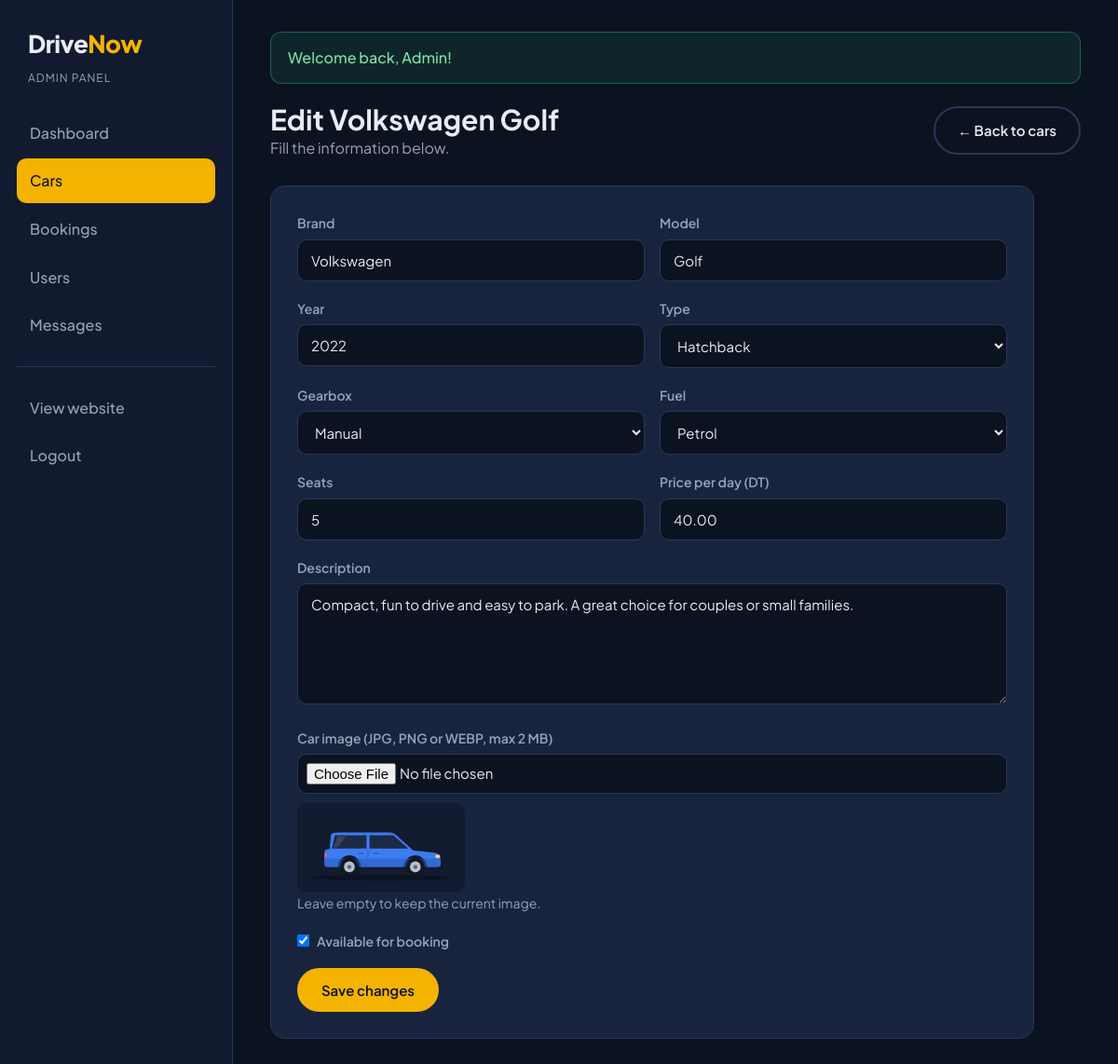
/admin/car-form.php?id=2 (signed in), run on the app's committed database.
### tables this page shows
CREATE TABLE cars (
    id INT AUTO_INCREMENT PRIMARY KEY,
    brand VARCHAR(50) NOT NULL,
    model VARCHAR(50) NOT NULL,
    year INT NOT NULL,
    type VARCHAR(30) NOT NULL,
    transmission VARCHAR(20) NOT NULL,
    seats INT NOT NULL,
    fuel VARCHAR(20) NOT NULL,
    price_per_day DECIMAL(8,2) NOT NULL,
    image VARCHAR(255),
    description TEXT,
    is_available TINYINT(1) NOT NULL DEFAULT 1,
    created_at DATETIME DEFAULT CURRENT_TIMESTAMP
);

### admin/car-form.php (the view, shortened to what this page needs)
<?php
require_once "../includes/db.php";
require_once "../includes/functions.php";
$car_id = isset($_GET['id']) ? (int) $_GET['id'] : 0;
$is_edit = $car_id > 0;
$car = [
    'brand' => '', 'model' => '', 'year' => date("Y"), 'type' => 'Sedan',
    'transmission' => 'Automatic', 'seats' => 5, 'fuel' => 'Petrol',
    'price_per_day' => '', 'image' => '', 'description' => '', 'is_available' => 1
];
if ($is_edit) {
    $stmt = mysqli_prepare($conn, "SELECT * FROM cars WHERE id = ?");
    mysqli_stmt_bind_param($stmt, "i", $car_id);
    mysqli_stmt_execute($stmt);
    $car = mysqli_fetch_assoc(mysqli_stmt_get_result($stmt));
}
$car_types = ["Sedan", "Hatchback", "SUV", "Sports", "Van"];
$fuels = ["Petrol", "Diesel", "Hybrid", "Electric"];
require_once "includes/admin-header.php";
?>
<div class="admin-top">
    <div>
        <h1><?php echo $is_edit ? "Edit " . e($car['brand'] . " " . $car['model']) : "Add a new car"; ?></h1>
        <p class="muted">Fill the information below.</p>
    </div>
    <a href="cars.php" class="btn btn-outline">&larr; Back to cars</a>
</div>
<div class="box" style="max-width: 820px;">
    <form method="post" enctype="multipart/form-data">
        <div class="form-row">
            <div class="form-group">
                <label for="brand">Brand</label>
                <input type="text" name="brand" id="brand" value="<?php echo e($car['brand']); ?>" required>
            </div>
            <div class="form-group">
                <label for="model">Model</label>
                <input type="text" name="model" id="model" value="<?php echo e($car['model']); ?>" required>
            </div>
        </div>
        <div class="form-row">
            <div class="form-group">
                <label for="year">Year</label>
                <input type="number" name="year" id="year" value="<?php echo e($car['year']); ?>" required>
            </div>
            <div class="form-group">
                <label for="type">Type</label>
                <select name="type" id="type">
                    <?php foreach ($car_types as $type) { ?>
                        <option <?php if ($car['type'] == $type) echo "selected"; ?>><?php echo $type; ?></option>
                    <?php } ?>
                </select>
            </div>
        </div>
        <div class="form-row">
            <div class="form-group">
                <label for="transmission">Gearbox</label>
                <select name="transmission" id="transmission">
                    <option <?php if ($car['transmission'] == "Manual") echo "selected"; ?>>Manual</option>
                </select>
            </div>
            <div class="form-group">
                <label for="fuel">Fuel</label>
                <select name="fuel" id="fuel">
                    <?php foreach ($fuels as $fuel) { ?>
                        <option <?php if ($car['fuel'] == $fuel) echo "selected"; ?>><?php echo $fuel; ?></option>
                    <?php } ?>
                </select>
            </div>
        </div>
        <div class="form-row">
            <div class="form-group">
                <label for="seats">Seats</label>
                <input type="number" name="seats" id="seats" min="1" max="20" value="<?php echo e($car['seats']); ?>" required>
            </div>
            <div class="form-group">
                <label for="price_per_day">Price per day (DT)</label>
                <input type="number" step="0.01" name="price_per_day" id="price_per_day" value="<?php echo e($car['price_per_day']); ?>" required>
            </div>
        </div>
        <div class="form-group">
            <label for="description">Description</label>
            <textarea name="description" id="description"><?php echo e($car['description']); ?></textarea>
        </div>
        <div class="form-group">
            <label for="image">Car image (JPG, PNG or WEBP, max 2 MB)</label>
            <input type="file" name="image" id="image" accept=".jpg,.jpeg,.png,.webp">
            <?php if ($is_edit && $car['image'] != "") { ?>
                <img src="../<?php echo e($car['image']); ?>" alt="" class="current-image">
                <p class="muted" style="font-size: 14px;">Leave empty to keep the current image.</p>
            <?php } ?>
        </div>
        <div class="form-group">
            <label><input type="checkbox" name="is_available" <?php if ($car['is_available']) echo "checked"; ?>>Available for booking</label>
        </div>
        <button type="submit" class="btn btn-primary"><?php echo $is_edit ? "Save changes" : "Add car"; ?></button>
    </form>
</div>
<?php require_once "includes/admin-footer.php"; ?>

### css/style.css (style rules this page uses)
:root { --navy-900: #0b1220; --navy-800: #111a2e; --navy-700: #18233d; --navy-600: #23304f; --border: #2a3758; --text: #e8ecf4; --muted: #97a3ba; --accent: #f5b301; --accent-hover: #ffc629; --green: #2fbf71; --red: #ef5b5b; --blue: #4c8dff; --radius: 16px; }
* { margin: 0; padding: 0; box-sizing: border-box; }
body { font-family: 'Plus Jakarta Sans', Arial, sans-serif; background: var(--navy-900); color: var(--text); font-size: 16px; line-height: 1.6; }
a { color: var(--accent); text-decoration: none; }
img { max-width: 100%; display: block; }
h1, h2, h3, h4 { line-height: 1.2; font-weight: 700; }
.muted { color: var(--muted); }
.btn { display: inline-block; padding: 12px 24px; border-radius: 999px; border: 2px solid transparent; font-family: inherit; font-size: 15px; font-weight: 600; cursor: pointer; transition: 0.2s; text-align: center; }
.btn-primary { background: var(--accent); color: var(--navy-900); }
.btn-outline { border-color: var(--border); color: var(--text); background: transparent; }
.box { background: var(--navy-700); border: 1px solid var(--border); border-radius: var(--radius); padding: 28px; }
.form-group { margin-bottom: 18px; }
.form-row { display: grid; grid-template-columns: 1fr 1fr; gap: 16px; }
label { display: block; font-size: 14px; font-weight: 600; margin-bottom: 6px; color: var(--muted); }
input, select, textarea { width: 100%; padding: 12px 14px; background: var(--navy-900); border: 1px solid var(--border); border-radius: 10px; color: var(--text); font-family: inherit; font-size: 15px; }
input[type="checkbox"] { width: auto; margin-right: 8px; }
input[type="file"] { padding: 9px; }
textarea { resize: vertical; min-height: 130px; }
.admin-top { display: flex; justify-content: space-between; align-items: center; gap: 20px; flex-wrap: wrap; margin-bottom: 28px; }
.admin-top h1 { font-size: 30px; }
.current-image { width: 180px; background: var(--navy-800); border-radius: 10px; padding: 10px; margin-top: 10px; }

### data on the page
cars: brand+model "Volkswagen Golf", brand "Volkswagen", model "Golf", year "2022", type "Hatchback", transmission "Manual", fuel "Petrol", seats "5", price_per_day "40.00", description "Compact, fun to drive and easy to park. A great choice for couples or small families.", image (picture), is_available "☑"

### other printed values
$label "Dashboard Cars Bookings Users Messages"
$_SESSION['message'] "Welcome back, Admin!"
